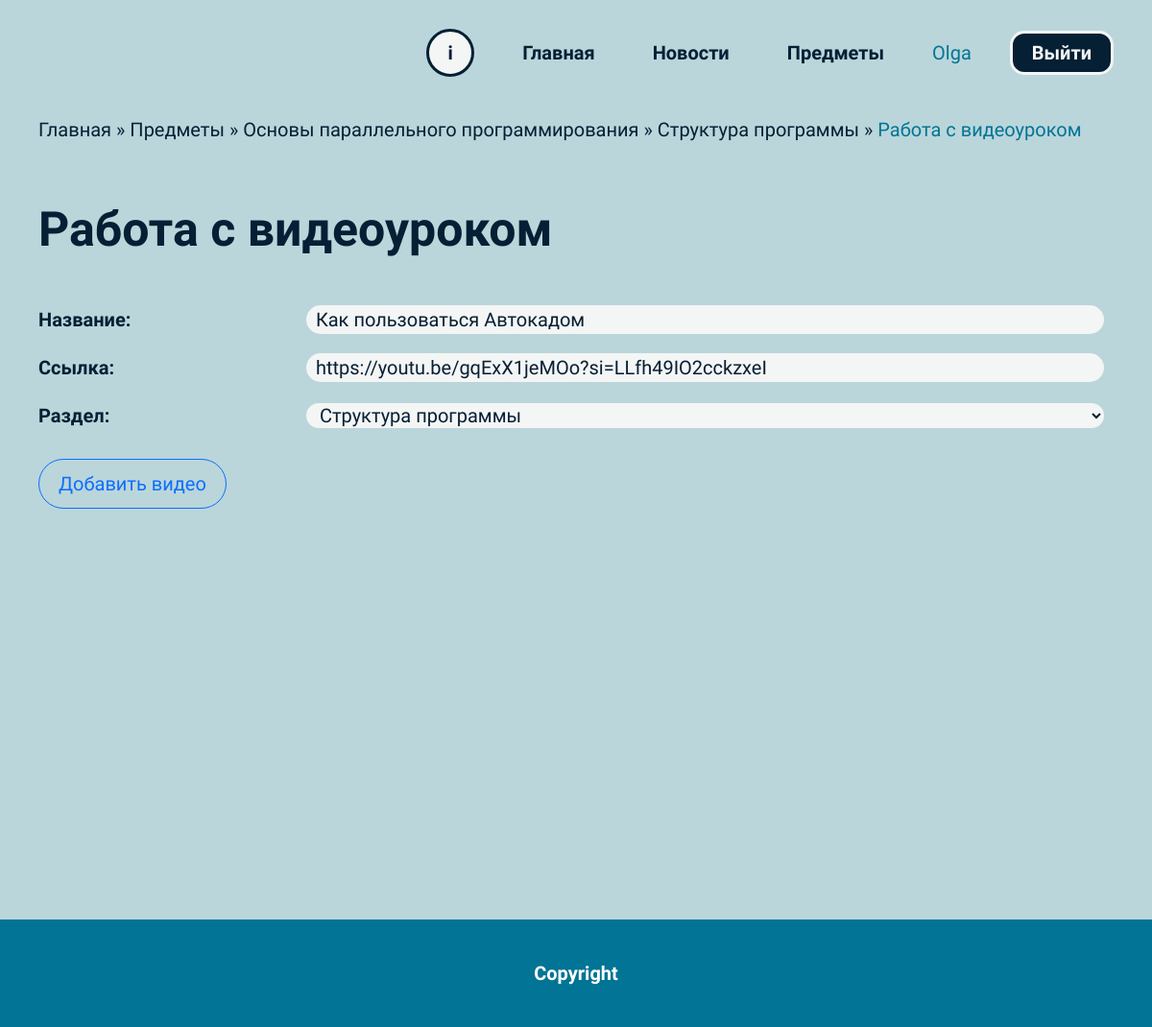
The app's page /catalog/video/1/update/ (signed in) with its own data.
### catalog/models.py (models this page shows, shortened)
class Subject(models.Model):
    name = models.CharField(max_length=100)
    teacher = models.ForeignKey(User, on_delete=models.SET_NULL, null=True, blank=True, limit_choices_to=Q(groups__name='Teachers'))
    image = models.ImageField(upload_to='subject_images/', null=True, blank=True)

class Section(models.Model):
    name = models.CharField(max_length=100)
    subject = models.ForeignKey(Subject, on_delete=models.CASCADE)
    def __str__(self):
        return self.name
    class Meta:
        permissions = (("can__section", "Work with section"),)

class Video(models.Model):
    title = models.CharField(max_length=100)
    reference = models.URLField()
    section = models.ForeignKey('Section', on_delete=models.SET_NULL, null=True)
    class Meta:
        permissions = (("can_video", "Work with video"),)

### catalog/views.py (the view)
# urls.py: path('video/<int:pk>/update/', views.VideoUpdate.as_view(), name='video-update'),
class VideoUpdate(LoginRequiredMixin, PermissionRequiredMixin, UpdateView):
    model = Video
    permission_required = 'catalog.can_video'
    form_class = VideoCreateForm
    def get_form(self, form_class=None):
        form = super().get_form(form_class)
        user = self.request.user
        sections = Section.objects.filter(subject__teacher=user)
        form.fields['section'].queryset = sections
        return form
    def get_context_data(self, **kwargs):
        context = super().get_context_data(**kwargs)
        context['current_subject'] = self.object.section.subject
        context['section'] = self.object.section
        return context

### catalog/views.py
class VideoCreateForm(forms.ModelForm):
    class Meta:
        model = Video
        fields = '__all__'
        labels = {
            "title": "Название",
            "section": "Раздел",
            "reference": "Ссылка"
        }
        widgets = {
            'subject': forms.Select(attrs={'class': 'form-control'}),
        }

### catalog/templates/catalog/video_form.html (shortened to what this page needs)
{% extends "base_generic.html" %}
{% block content %}
  <section class="video-creation">
    <div class="container">
      <div class="bread-crumbs">
        <a href="{% url 'index' %}">Главная</a> &raquo;
        <a href="{% url 'subjects' %}">Предметы</a> &raquo;
        <a href="{% url 'section_list' current_subject.id %}">{{ current_subject.name }}</a> &raquo;
        <a href="{% url 'section-detail' section.id %}">{{ section.name }}</a> &raquo;
        <span class="current-page">Работа с видеоуроком</span>
      </div>
      <div class="video-operation-title">
        <h1 class="general-design">Работа с видеоуроком</h1>
      </div>
      <form action="" method="post" class="video-form">
          <table>
          {{ form.as_table }}
          </table>
          <input type="submit" value="Добавить видео" class="btn btn-outline-primary add-video-btn"/>
      </form>
    </div>
  </section>
{% endblock %}

### catalog/templates/base_generic.html (shortened to what this page needs)
<!doctype html>
<html lang="en">
  <head>
    <link
      rel="stylesheet"
      href="https://maxcdn.bootstrapcdn.com/bootstrap/3.3.7/css/bootstrap.min.css" />
    <link href="https://cdn.jsdelivr.net/npm/bootstrap@5.3.2/dist/css/bootstrap.min.css" rel="stylesheet">
    {% load static %}
    <link rel="stylesheet" href="{% static 'css/styles.css' %}" />
    <link rel="stylesheet" href="{% static 'css/media.css' %}" />
  </head>
  <body>
    <header class="header">
      <div class="container">
        <div class="header-nav">
          <nav id="nav" class="nav">
            <ul class="nav-list">
              <li class="nav-item"><a href="#!" class="nav-link help">i</a></li>
              <li class="nav-item"><a href="{% url 'index' %}" class="nav-link">Главная</a></li>
              <li class="nav-item"><a href="https://mrk-bsuir.by/ru/explore/all/" class="nav-link">Новости</a></li>
              {% if user.is_authenticated %}
                  <li class="nav-item"><a href="{% url 'subjects' %}" class="nav-link">Предметы</a></li>
                  <li class="nav-item person">{{ user.get_username }}</li>
                  <li class="nav-item"><a href="{% url 'logout'%}?next={{request.path}}" class="nav-link login">Выйти</a></li>
                {% else %}
                  <li class="nav-item"><a href="{% url 'login'%}?next={{request.path}}" class="nav-link login">Войти</a></li>
                {% endif %}
            </ul>
          </nav>
        </div>
      </div>
    </header>
    <div class="content">{% block content %}{% endblock %}</div>
    <footer class="rights">
      <div class="footer-content">
        <p>Copyright</p>
      </div>
    </footer>
  </body>
</html>

### catalog/static/css/styles.css (style rules this page uses)
body { font-family: 'Jura', sans-serif; color: #051F34; font-size: 20px; background-color: #BAD6DB; }
body a, body a:hover { color: #051F34; }
.container { position: relative; max-width: 1120px; padding: 0; margin: 0 auto; }
p { margin-bottom: 0; }
.header { padding-top: 30px; }
.nav { display: flex; justify-content: end; }
.nav-list { display: flex; justify-content: center; align-items: center; gap: 40px; margin-bottom: 0; padding-left: 0; }
.nav-item.person { color: var(--darkturquoise, #027495); }
.nav-link { color: #051F34; font-size: 20px; font-weight: 600; }
.nav-link.login { padding: 5px 20px; border-radius: 15px; border: 3px solid #F4F5F5; background: #051F34; color: #F4F5F5; font-family: 'Jura', sans-serif; font-weight: 700; transition: background-color 0.2s ease-in, top 0.2s ease-in; }
.nav-link.help { display: flex; width: 50px; height: 50px; flex-direction: column; justify-content: center; align-items: center; gap: 10px; border-radius: 50px; border: 3px solid var(--darkblue, #051F34); background: var(--lightgray, #F4F5F5); color: #051F34; font-size: 20px; font-weight: 700; }
.rights { margin-top: 150px; }
.footer-content { display: flex; width: 100%; padding: 41px; justify-content: center; align-items: center; gap: 10px; background: #027495; color: #FFF; font-size: 20px; font-weight: 600; }
.content { min-height: calc(100vh - 112px); }
.general-design { color: var(--darkblue, #051F34); font-size: 50px; font-style: normal; font-weight: 700; line-height: normal; }
.current-page { color: #027495; }
.bread-crumbs { margin-bottom: 60px; }
.lection-form table input[type="text"], .lection-form table input[type="password"], .lection-form table input[type="email"], .lection-form table input[type="file"], .lection-form table input[type="url"], .lection-form table select, .lection-form table textarea, .video-form table input[type="text"], .video-form table input[type="password"], .video-form table input[type="email"], .video-form table input[type="file"], .video-form table input[type="url"], .video-form table select, .video-form table textarea, .create-test-form input, .create-test-form select, .edit-test-form input, .edit-test-form select, .section-form table input[type="text"], .section-form table input[type="password"], .section-form table input[type="email"], .section-form table input[type="file"], .section-form table input[type="url"], .section-form table select, .section-form table textarea { background-color: #F4F5F5; border-radius: 30px; padding-left: 10px; width: 100%; }
.video-creation { margin-top: 40px; }
.btn { border-radius: 30px; font-size: 20px; padding: 10px 20px; }
table { width: 100%; border-collapse: collapse; }
td { padding: 10px; }
.video-operation-title { margin-bottom: 40px; }
.add-video-btn { margin-top: 20px; }

### records on screen
Subject: name "Основы параллельного программирования"
Section: name "Структура программы"
Video: title "Как пользоваться Автокадом", reference "https://youtu.be/gqExX1jeMOo?si=LLfh49IO2cckzxeI", section "Структура программы"

### other values on screen
{{ user.get_username }} "Olga"
